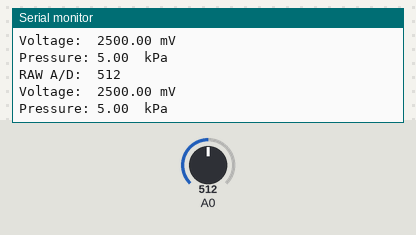
Bench run of a sketch on a simulated Arduino Uno, built with avr-gcc and run on an emulated ATmega328P. Shown: the last lines printed to the serial monitor. The inputs (shaded band) are chosen by the test bench; at power-on: A0 = 512.

Above: at 1.3 s.
1.4 s: A0 set to 716
At 1.81 s:
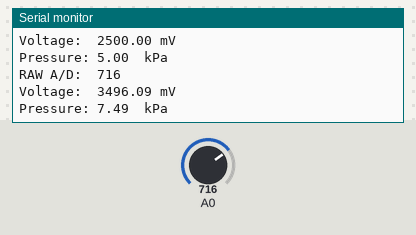
2.9 s: A0 set to 900
At 3.32 s:
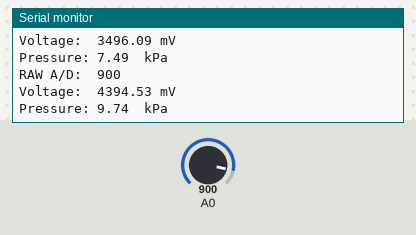
Timing chart, 0 to 5.9 s (numbered marks = the images above; inputs shaded):
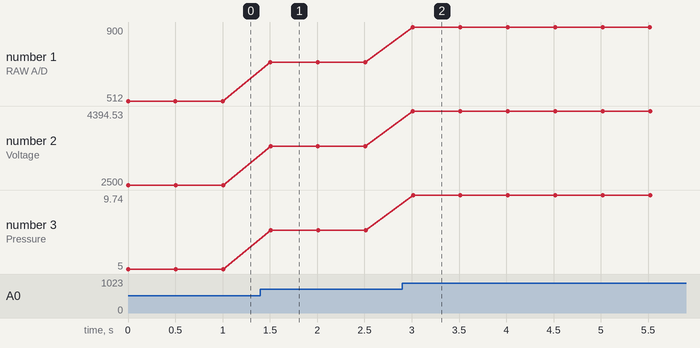

The sketch:

ps_wpt83g.ino
```cpp
/*
 *  [ DATA CONVERSION ]
 *
 *     x - x_min         y - y_min
 *  --------------- = ---------------
 *   x_max - x_min     y_max - y_min
 *
 */

void setup() {
  Serial.begin(115200);
}

void loop() {
  float sensorVal = analogRead(A0);
  float voltage = sensorVal * 5 * 1000 / 1024;      // mV
  Serial.print("RAW A/D:  ");
  Serial.println(sensorVal, 0);

  Serial.print("Voltage:  ");
  Serial.print(voltage);
  Serial.println(" mV");

  /*
   *  example analogRead = 512.7 mV
   *
   *   0.5127 - 0.5     P(kPa) - 0
   *  -------------- = ------------
   *     4.5 - 0.5        10 - 0
   *
   *   512.7 - 500     1000P(kPa) - 0
   *  ------------- = ----------------
   *    4.5 - 0.5         10 - 0
   *
   *   512.7 - 500     1000P(kPa)
   *  ------------- = ------------
   *        4             10
   *
   *   512.7 - 500
   *  ------------- = P(kPa)
   *       400
   *
   *            V (mV) - 500
   *  P(kPa) = --------------
   *               400
   *
   *  with V (mV) is voltage read by sensor / analogRead
   */

  float pressure = (voltage - 500) / 400;

  Serial.print("Pressure: ");
  Serial.print(pressure);
  Serial.println("  kPa");

  delay(500);
}
```

Measured:
- after the input at 1.4 s, the serial monitor: prints a new line after 0.11 s (image 1)
- after the input at 2.9 s, the serial monitor: prints a new line after 0.11 s (image 2)
- plotted number 1: 512 → 716 after the input at 1.4 s, 716 → 900 after the input at 2.9 s
- plotted number 2: 2500 → 3496.09 after the input at 1.4 s, 3496.09 → 4394.53 after the input at 2.9 s
- plotted number 3: 5 → 7.49 after the input at 1.4 s, 7.49 → 9.74 after the input at 2.9 s
